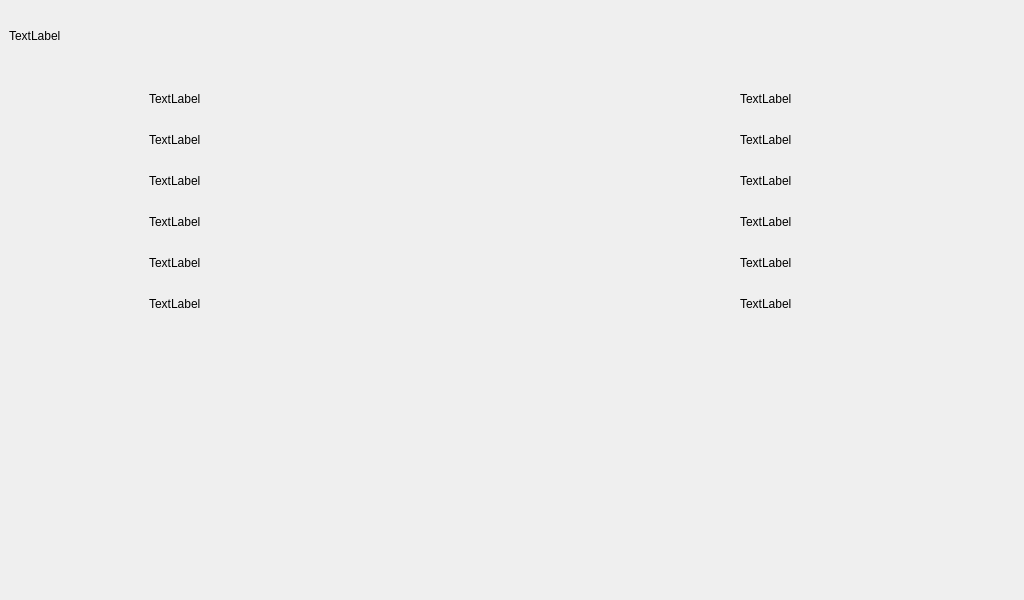
<?xml version="1.0" encoding="UTF-8"?>
<ui version="4.0">
 <class>GpsPage</class>
 <widget class="QWidget" name="GpsPage">
  <property name="geometry">
   <rect>
    <x>0</x>
    <y>0</y>
    <width>1024</width>
    <height>600</height>
   </rect>
  </property>
  <property name="windowTitle">
   <string>Form</string>
  </property>
  <widget class="QFrame" name="verticalFrame">
   <property name="geometry">
    <rect>
     <x>0</x>
     <y>0</y>
     <width>1024</width>
     <height>600</height>
    </rect>
   </property>
   <layout class="QVBoxLayout" name="verticalLayout">
    <item>
     <spacer name="verticalSpacer_2">
      <property name="orientation">
       <enum>Qt::Vertical</enum>
      </property>
      <property name="sizeType">
       <enum>QSizePolicy::Fixed</enum>
      </property>
      <property name="sizeHint" stdset="0">
       <size>
        <width>20</width>
        <height>20</height>
       </size>
      </property>
     </spacer>
    </item>
    <item>
     <widget class="QLabel" name="titleLabel">
      <property name="text">
       <string>TextLabel</string>
      </property>
     </widget>
    </item>
    <item>
     <spacer name="verticalSpacer_7">
      <property name="orientation">
       <enum>Qt::Vertical</enum>
      </property>
      <property name="sizeType">
       <enum>QSizePolicy::Fixed</enum>
      </property>
      <property name="sizeHint" stdset="0">
       <size>
        <width>20</width>
        <height>40</height>
       </size>
      </property>
     </spacer>
    </item>
    <item>
     <layout class="QHBoxLayout" name="horizontalLayout_9">
      <item>
       <spacer name="horizontalSpacer_19">
        <property name="orientation">
         <enum>Qt::Horizontal</enum>
        </property>
        <property name="sizeType">
         <enum>QSizePolicy::Fixed</enum>
        </property>
        <property name="sizeHint" stdset="0">
         <size>
          <width>140</width>
          <height>20</height>
         </size>
        </property>
       </spacer>
      </item>
      <item>
       <widget class="QLabel" name="latitudeLabel">
        <property name="minimumSize">
         <size>
          <width>160</width>
          <height>0</height>
         </size>
        </property>
        <property name="maximumSize">
         <size>
          <width>200</width>
          <height>16777215</height>
         </size>
        </property>
        <property name="text">
         <string>TextLabel</string>
        </property>
       </widget>
      </item>
      <item>
       <spacer name="horizontalSpacer_20">
        <property name="orientation">
         <enum>Qt::Horizontal</enum>
        </property>
        <property name="sizeType">
         <enum>QSizePolicy::Fixed</enum>
        </property>
        <property name="sizeHint" stdset="0">
         <size>
          <width>10</width>
          <height>20</height>
         </size>
        </property>
       </spacer>
      </item>
      <item>
       <widget class="QLabel" name="dotsLabel_1">
        <property name="text">
         <string/>
        </property>
        <property name="alignment">
         <set>Qt::AlignCenter</set>
        </property>
       </widget>
      </item>
      <item>
       <spacer name="horizontalSpacer_21">
        <property name="orientation">
         <enum>Qt::Horizontal</enum>
        </property>
        <property name="sizeType">
         <enum>QSizePolicy::Fixed</enum>
        </property>
        <property name="sizeHint" stdset="0">
         <size>
          <width>10</width>
          <height>20</height>
         </size>
        </property>
       </spacer>
      </item>
      <item>
       <widget class="QLabel" name="latitudeValue">
        <property name="minimumSize">
         <size>
          <width>160</width>
          <height>0</height>
         </size>
        </property>
        <property name="maximumSize">
         <size>
          <width>240</width>
          <height>16777215</height>
         </size>
        </property>
        <property name="text">
         <string>TextLabel</string>
        </property>
        <property name="alignment">
         <set>Qt::AlignLeading|Qt::AlignLeft|Qt::AlignVCenter</set>
        </property>
       </widget>
      </item>
      <item>
       <spacer name="horizontalSpacer_22">
        <property name="orientation">
         <enum>Qt::Horizontal</enum>
        </property>
        <property name="sizeType">
         <enum>QSizePolicy::Fixed</enum>
        </property>
        <property name="sizeHint" stdset="0">
         <size>
          <width>35</width>
          <height>20</height>
         </size>
        </property>
       </spacer>
      </item>
     </layout>
    </item>
    <item>
     <spacer name="verticalSpacer_6">
      <property name="orientation">
       <enum>Qt::Vertical</enum>
      </property>
      <property name="sizeType">
       <enum>QSizePolicy::Fixed</enum>
      </property>
      <property name="sizeHint" stdset="0">
       <size>
        <width>20</width>
        <height>15</height>
       </size>
      </property>
     </spacer>
    </item>
    <item>
     <layout class="QHBoxLayout" name="horizontalLayout_8">
      <item>
       <spacer name="horizontalSpacer_6">
        <property name="orientation">
         <enum>Qt::Horizontal</enum>
        </property>
        <property name="sizeType">
         <enum>QSizePolicy::Fixed</enum>
        </property>
        <property name="sizeHint" stdset="0">
         <size>
          <width>140</width>
          <height>20</height>
         </size>
        </property>
       </spacer>
      </item>
      <item>
       <widget class="QLabel" name="longitudeLabel">
        <property name="minimumSize">
         <size>
          <width>160</width>
          <height>0</height>
         </size>
        </property>
        <property name="maximumSize">
         <size>
          <width>200</width>
          <height>16777215</height>
         </size>
        </property>
        <property name="text">
         <string>TextLabel</string>
        </property>
       </widget>
      </item>
      <item>
       <spacer name="horizontalSpacer_16">
        <property name="orientation">
         <enum>Qt::Horizontal</enum>
        </property>
        <property name="sizeType">
         <enum>QSizePolicy::Fixed</enum>
        </property>
        <property name="sizeHint" stdset="0">
         <size>
          <width>10</width>
          <height>20</height>
         </size>
        </property>
       </spacer>
      </item>
      <item>
       <widget class="QLabel" name="dotsLabel_2">
        <property name="text">
         <string/>
        </property>
        <property name="alignment">
         <set>Qt::AlignCenter</set>
        </property>
       </widget>
      </item>
      <item>
       <spacer name="horizontalSpacer_17">
        <property name="orientation">
         <enum>Qt::Horizontal</enum>
        </property>
        <property name="sizeType">
         <enum>QSizePolicy::Fixed</enum>
        </property>
        <property name="sizeHint" stdset="0">
         <size>
          <width>10</width>
          <height>20</height>
         </size>
        </property>
       </spacer>
      </item>
      <item>
       <widget class="QLabel" name="longitudeValue">
        <property name="minimumSize">
         <size>
          <width>160</width>
          <height>0</height>
         </size>
        </property>
        <property name="maximumSize">
         <size>
          <width>240</width>
          <height>16777215</height>
         </size>
        </property>
        <property name="text">
         <string>TextLabel</string>
        </property>
        <property name="alignment">
         <set>Qt::AlignLeading|Qt::AlignLeft|Qt::AlignVCenter</set>
        </property>
       </widget>
      </item>
      <item>
       <spacer name="horizontalSpacer_18">
        <property name="orientation">
         <enum>Qt::Horizontal</enum>
        </property>
        <property name="sizeType">
         <enum>QSizePolicy::Fixed</enum>
        </property>
        <property name="sizeHint" stdset="0">
         <size>
          <width>35</width>
          <height>20</height>
         </size>
        </property>
       </spacer>
      </item>
     </layout>
    </item>
    <item>
     <spacer name="verticalSpacer_5">
      <property name="orientation">
       <enum>Qt::Vertical</enum>
      </property>
      <property name="sizeType">
       <enum>QSizePolicy::Fixed</enum>
      </property>
      <property name="sizeHint" stdset="0">
       <size>
        <width>20</width>
        <height>15</height>
       </size>
      </property>
     </spacer>
    </item>
    <item>
     <layout class="QHBoxLayout" name="horizontalLayout_10">
      <item>
       <spacer name="horizontalSpacer_23">
        <property name="orientation">
         <enum>Qt::Horizontal</enum>
        </property>
        <property name="sizeType">
         <enum>QSizePolicy::Fixed</enum>
        </property>
        <property name="sizeHint" stdset="0">
         <size>
          <width>140</width>
          <height>20</height>
         </size>
        </property>
       </spacer>
      </item>
      <item>
       <widget class="QLabel" name="headingLabel">
        <property name="minimumSize">
         <size>
          <width>160</width>
          <height>0</height>
         </size>
        </property>
        <property name="maximumSize">
         <size>
          <width>200</width>
          <height>16777215</height>
         </size>
        </property>
        <property name="text">
         <string>TextLabel</string>
        </property>
       </widget>
      </item>
      <item>
       <spacer name="horizontalSpacer_24">
        <property name="orientation">
         <enum>Qt::Horizontal</enum>
        </property>
        <property name="sizeType">
         <enum>QSizePolicy::Fixed</enum>
        </property>
        <property name="sizeHint" stdset="0">
         <size>
          <width>10</width>
          <height>20</height>
         </size>
        </property>
       </spacer>
      </item>
      <item>
       <widget class="QLabel" name="dotsLabelHead">
        <property name="text">
         <string/>
        </property>
        <property name="alignment">
         <set>Qt::AlignCenter</set>
        </property>
       </widget>
      </item>
      <item>
       <spacer name="horizontalSpacer_25">
        <property name="orientation">
         <enum>Qt::Horizontal</enum>
        </property>
        <property name="sizeType">
         <enum>QSizePolicy::Fixed</enum>
        </property>
        <property name="sizeHint" stdset="0">
         <size>
          <width>10</width>
          <height>20</height>
         </size>
        </property>
       </spacer>
      </item>
      <item>
       <widget class="QLabel" name="headingValue">
        <property name="minimumSize">
         <size>
          <width>160</width>
          <height>0</height>
         </size>
        </property>
        <property name="maximumSize">
         <size>
          <width>240</width>
          <height>16777215</height>
         </size>
        </property>
        <property name="text">
         <string>TextLabel</string>
        </property>
        <property name="alignment">
         <set>Qt::AlignLeading|Qt::AlignLeft|Qt::AlignVCenter</set>
        </property>
       </widget>
      </item>
      <item>
       <spacer name="horizontalSpacer_26">
        <property name="orientation">
         <enum>Qt::Horizontal</enum>
        </property>
        <property name="sizeType">
         <enum>QSizePolicy::Fixed</enum>
        </property>
        <property name="sizeHint" stdset="0">
         <size>
          <width>35</width>
          <height>20</height>
         </size>
        </property>
       </spacer>
      </item>
     </layout>
    </item>
    <item>
     <spacer name="verticalSpacer_8">
      <property name="orientation">
       <enum>Qt::Vertical</enum>
      </property>
      <property name="sizeType">
       <enum>QSizePolicy::Fixed</enum>
      </property>
      <property name="sizeHint" stdset="0">
       <size>
        <width>20</width>
        <height>15</height>
       </size>
      </property>
     </spacer>
    </item>
    <item>
     <layout class="QHBoxLayout" name="horizontalLayout_7">
      <item>
       <spacer name="horizontalSpacer_5">
        <property name="orientation">
         <enum>Qt::Horizontal</enum>
        </property>
        <property name="sizeType">
         <enum>QSizePolicy::Fixed</enum>
        </property>
        <property name="sizeHint" stdset="0">
         <size>
          <width>140</width>
          <height>20</height>
         </size>
        </property>
       </spacer>
      </item>
      <item>
       <widget class="QLabel" name="satnumbLabel">
        <property name="minimumSize">
         <size>
          <width>230</width>
          <height>0</height>
         </size>
        </property>
        <property name="maximumSize">
         <size>
          <width>230</width>
          <height>16777215</height>
         </size>
        </property>
        <property name="text">
         <string>TextLabel</string>
        </property>
       </widget>
      </item>
      <item>
       <spacer name="horizontalSpacer_13">
        <property name="orientation">
         <enum>Qt::Horizontal</enum>
        </property>
        <property name="sizeType">
         <enum>QSizePolicy::Fixed</enum>
        </property>
        <property name="sizeHint" stdset="0">
         <size>
          <width>10</width>
          <height>20</height>
         </size>
        </property>
       </spacer>
      </item>
      <item>
       <widget class="QLabel" name="dotsLabel_3">
        <property name="text">
         <string/>
        </property>
        <property name="alignment">
         <set>Qt::AlignCenter</set>
        </property>
       </widget>
      </item>
      <item>
       <spacer name="horizontalSpacer_14">
        <property name="orientation">
         <enum>Qt::Horizontal</enum>
        </property>
        <property name="sizeType">
         <enum>QSizePolicy::Fixed</enum>
        </property>
        <property name="sizeHint" stdset="0">
         <size>
          <width>10</width>
          <height>20</height>
         </size>
        </property>
       </spacer>
      </item>
      <item>
       <widget class="QLabel" name="satnumValue">
        <property name="minimumSize">
         <size>
          <width>160</width>
          <height>0</height>
         </size>
        </property>
        <property name="maximumSize">
         <size>
          <width>240</width>
          <height>16777215</height>
         </size>
        </property>
        <property name="text">
         <string>TextLabel</string>
        </property>
        <property name="alignment">
         <set>Qt::AlignLeading|Qt::AlignLeft|Qt::AlignVCenter</set>
        </property>
       </widget>
      </item>
      <item>
       <spacer name="horizontalSpacer_15">
        <property name="orientation">
         <enum>Qt::Horizontal</enum>
        </property>
        <property name="sizeType">
         <enum>QSizePolicy::Fixed</enum>
        </property>
        <property name="sizeHint" stdset="0">
         <size>
          <width>35</width>
          <height>20</height>
         </size>
        </property>
       </spacer>
      </item>
     </layout>
    </item>
    <item>
     <spacer name="verticalSpacer_4">
      <property name="orientation">
       <enum>Qt::Vertical</enum>
      </property>
      <property name="sizeType">
       <enum>QSizePolicy::Fixed</enum>
      </property>
      <property name="sizeHint" stdset="0">
       <size>
        <width>20</width>
        <height>15</height>
       </size>
      </property>
     </spacer>
    </item>
    <item>
     <layout class="QHBoxLayout" name="horizontalLayout_6">
      <item>
       <spacer name="horizontalSpacer_4">
        <property name="orientation">
         <enum>Qt::Horizontal</enum>
        </property>
        <property name="sizeType">
         <enum>QSizePolicy::Fixed</enum>
        </property>
        <property name="sizeHint" stdset="0">
         <size>
          <width>140</width>
          <height>20</height>
         </size>
        </property>
       </spacer>
      </item>
      <item>
       <widget class="QLabel" name="fixLabel">
        <property name="minimumSize">
         <size>
          <width>140</width>
          <height>0</height>
         </size>
        </property>
        <property name="maximumSize">
         <size>
          <width>140</width>
          <height>16777215</height>
         </size>
        </property>
        <property name="text">
         <string>TextLabel</string>
        </property>
       </widget>
      </item>
      <item>
       <spacer name="horizontalSpacer_11">
        <property name="orientation">
         <enum>Qt::Horizontal</enum>
        </property>
        <property name="sizeType">
         <enum>QSizePolicy::Fixed</enum>
        </property>
        <property name="sizeHint" stdset="0">
         <size>
          <width>10</width>
          <height>20</height>
         </size>
        </property>
       </spacer>
      </item>
      <item>
       <widget class="QLabel" name="dotsLabel_4">
        <property name="text">
         <string/>
        </property>
        <property name="alignment">
         <set>Qt::AlignCenter</set>
        </property>
       </widget>
      </item>
      <item>
       <spacer name="horizontalSpacer_12">
        <property name="orientation">
         <enum>Qt::Horizontal</enum>
        </property>
        <property name="sizeType">
         <enum>QSizePolicy::Fixed</enum>
        </property>
        <property name="sizeHint" stdset="0">
         <size>
          <width>10</width>
          <height>20</height>
         </size>
        </property>
       </spacer>
      </item>
      <item>
       <widget class="QLabel" name="fixValue">
        <property name="minimumSize">
         <size>
          <width>160</width>
          <height>0</height>
         </size>
        </property>
        <property name="maximumSize">
         <size>
          <width>240</width>
          <height>16777215</height>
         </size>
        </property>
        <property name="text">
         <string>TextLabel</string>
        </property>
        <property name="alignment">
         <set>Qt::AlignLeading|Qt::AlignLeft|Qt::AlignVCenter</set>
        </property>
       </widget>
      </item>
      <item>
       <spacer name="horizontalSpacer_8">
        <property name="orientation">
         <enum>Qt::Horizontal</enum>
        </property>
        <property name="sizeType">
         <enum>QSizePolicy::Fixed</enum>
        </property>
        <property name="sizeHint" stdset="0">
         <size>
          <width>35</width>
          <height>20</height>
         </size>
        </property>
       </spacer>
      </item>
     </layout>
    </item>
    <item>
     <spacer name="verticalSpacer_3">
      <property name="orientation">
       <enum>Qt::Vertical</enum>
      </property>
      <property name="sizeType">
       <enum>QSizePolicy::Fixed</enum>
      </property>
      <property name="sizeHint" stdset="0">
       <size>
        <width>20</width>
        <height>15</height>
       </size>
      </property>
     </spacer>
    </item>
    <item>
     <layout class="QHBoxLayout" name="horizontalLayout_5">
      <item>
       <spacer name="horizontalSpacer_3">
        <property name="orientation">
         <enum>Qt::Horizontal</enum>
        </property>
        <property name="sizeType">
         <enum>QSizePolicy::Fixed</enum>
        </property>
        <property name="sizeHint" stdset="0">
         <size>
          <width>140</width>
          <height>20</height>
         </size>
        </property>
       </spacer>
      </item>
      <item>
       <widget class="QLabel" name="warningLabel">
        <property name="minimumSize">
         <size>
          <width>160</width>
          <height>0</height>
         </size>
        </property>
        <property name="maximumSize">
         <size>
          <width>160</width>
          <height>16777215</height>
         </size>
        </property>
        <property name="text">
         <string>TextLabel</string>
        </property>
       </widget>
      </item>
      <item>
       <spacer name="horizontalSpacer_9">
        <property name="orientation">
         <enum>Qt::Horizontal</enum>
        </property>
        <property name="sizeType">
         <enum>QSizePolicy::Fixed</enum>
        </property>
        <property name="sizeHint" stdset="0">
         <size>
          <width>10</width>
          <height>20</height>
         </size>
        </property>
       </spacer>
      </item>
      <item>
       <widget class="QLabel" name="dotsLabel_5">
        <property name="text">
         <string/>
        </property>
        <property name="alignment">
         <set>Qt::AlignCenter</set>
        </property>
       </widget>
      </item>
      <item>
       <spacer name="horizontalSpacer_10">
        <property name="orientation">
         <enum>Qt::Horizontal</enum>
        </property>
        <property name="sizeType">
         <enum>QSizePolicy::Fixed</enum>
        </property>
        <property name="sizeHint" stdset="0">
         <size>
          <width>10</width>
          <height>20</height>
         </size>
        </property>
       </spacer>
      </item>
      <item>
       <widget class="QLabel" name="warningValue">
        <property name="minimumSize">
         <size>
          <width>160</width>
          <height>0</height>
         </size>
        </property>
        <property name="maximumSize">
         <size>
          <width>240</width>
          <height>16777215</height>
         </size>
        </property>
        <property name="text">
         <string>TextLabel</string>
        </property>
        <property name="alignment">
         <set>Qt::AlignLeading|Qt::AlignLeft|Qt::AlignVCenter</set>
        </property>
       </widget>
      </item>
      <item>
       <spacer name="horizontalSpacer_7">
        <property name="orientation">
         <enum>Qt::Horizontal</enum>
        </property>
        <property name="sizeType">
         <enum>QSizePolicy::Fixed</enum>
        </property>
        <property name="sizeHint" stdset="0">
         <size>
          <width>35</width>
          <height>20</height>
         </size>
        </property>
       </spacer>
      </item>
     </layout>
    </item>
    <item>
     <spacer name="verticalSpacer">
      <property name="orientation">
       <enum>Qt::Vertical</enum>
      </property>
      <property name="sizeHint" stdset="0">
       <size>
        <width>20</width>
        <height>40</height>
       </size>
      </property>
     </spacer>
    </item>
   </layout>
  </widget>
  <widget class="QFrame" name="buttonFrame">
   <property name="geometry">
    <rect>
     <x>512</x>
     <y>560</y>
     <width>512</width>
     <height>40</height>
    </rect>
   </property>
   <property name="styleSheet">
    <string notr="true"/>
   </property>
   <property name="lineWidth">
    <number>0</number>
   </property>
   <layout class="QHBoxLayout" name="horizontalButtons">
    <property name="spacing">
     <number>0</number>
    </property>
    <property name="leftMargin">
     <number>0</number>
    </property>
    <property name="topMargin">
     <number>0</number>
    </property>
    <property name="rightMargin">
     <number>0</number>
    </property>
    <property name="bottomMargin">
     <number>0</number>
    </property>
    <item>
     <layout class="QGridLayout" name="buttonLayout">
      <property name="spacing">
       <number>0</number>
      </property>
     </layout>
    </item>
   </layout>
  </widget>
 </widget>
 <resources/>
 <connections/>
</ui>
